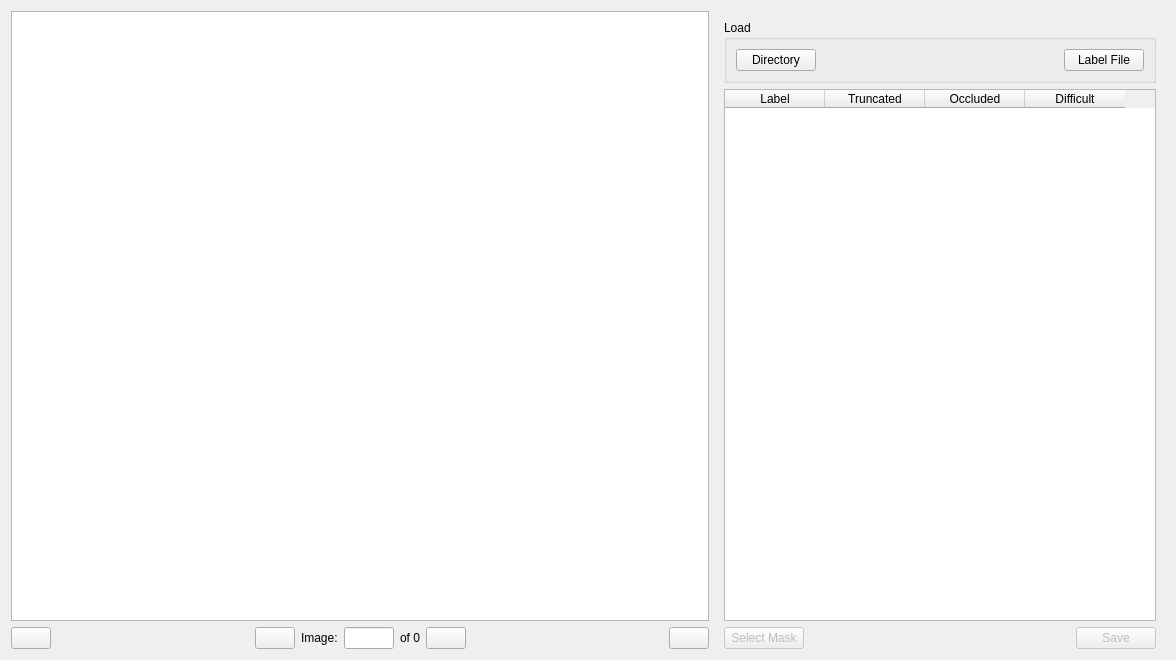
<?xml version="1.0" encoding="UTF-8"?>
<ui version="4.0">
 <class>LabelWidget</class>
 <widget class="QWidget" name="LabelWidget">
  <property name="geometry">
   <rect>
    <x>0</x>
    <y>0</y>
    <width>1176</width>
    <height>660</height>
   </rect>
  </property>
  <property name="minimumSize">
   <size>
    <width>600</width>
    <height>0</height>
   </size>
  </property>
  <property name="windowTitle">
   <string>Widget</string>
  </property>
  <layout class="QGridLayout" name="gridLayout_2">
   <item row="0" column="0">
    <widget class="LabelGraphicsView" name="graphicsView">
     <property name="minimumSize">
      <size>
       <width>0</width>
       <height>0</height>
      </size>
     </property>
    </widget>
   </item>
   <item row="0" column="1" rowspan="2">
    <widget class="QFrame" name="frame_2">
     <property name="minimumSize">
      <size>
       <width>450</width>
       <height>0</height>
      </size>
     </property>
     <property name="maximumSize">
      <size>
       <width>300</width>
       <height>16777215</height>
      </size>
     </property>
     <property name="styleSheet">
      <string notr="true"/>
     </property>
     <property name="frameShape">
      <enum>QFrame::NoFrame</enum>
     </property>
     <property name="frameShadow">
      <enum>QFrame::Plain</enum>
     </property>
     <layout class="QVBoxLayout" name="verticalLayout">
      <property name="bottomMargin">
       <number>0</number>
      </property>
      <item>
       <widget class="QGroupBox" name="groupBox">
        <property name="autoFillBackground">
         <bool>false</bool>
        </property>
        <property name="styleSheet">
         <string notr="true"/>
        </property>
        <property name="title">
         <string>Load</string>
        </property>
        <property name="checkable">
         <bool>false</bool>
        </property>
        <layout class="QGridLayout" name="gridLayout_3">
         <item row="0" column="0">
          <widget class="QPushButton" name="pushButtonDirectory">
           <property name="text">
            <string>Directory</string>
           </property>
          </widget>
         </item>
         <item row="0" column="1">
          <spacer name="horizontalSpacer_3">
           <property name="orientation">
            <enum>Qt::Horizontal</enum>
           </property>
           <property name="sizeHint" stdset="0">
            <size>
             <width>87</width>
             <height>20</height>
            </size>
           </property>
          </spacer>
         </item>
         <item row="0" column="2">
          <widget class="QPushButton" name="pushButtonLabelFile">
           <property name="text">
            <string>Label File</string>
           </property>
          </widget>
         </item>
        </layout>
       </widget>
      </item>
      <item>
       <widget class="QTableWidget" name="tableWidgetLabels">
        <column>
         <property name="text">
          <string>Label</string>
         </property>
        </column>
        <column>
         <property name="text">
          <string>Truncated</string>
         </property>
        </column>
        <column>
         <property name="text">
          <string>Occluded</string>
         </property>
        </column>
        <column>
         <property name="text">
          <string>Difficult</string>
         </property>
        </column>
       </widget>
      </item>
      <item>
       <layout class="QHBoxLayout" name="horizontalLayout">
        <item>
         <widget class="QPushButton" name="pushButtonSelectMask">
          <property name="enabled">
           <bool>false</bool>
          </property>
          <property name="text">
           <string>Select Mask</string>
          </property>
         </widget>
        </item>
        <item>
         <spacer name="horizontalSpacer_4">
          <property name="orientation">
           <enum>Qt::Horizontal</enum>
          </property>
          <property name="sizeHint" stdset="0">
           <size>
            <width>40</width>
            <height>20</height>
           </size>
          </property>
         </spacer>
        </item>
        <item>
         <widget class="QPushButton" name="pushButtonSave">
          <property name="enabled">
           <bool>false</bool>
          </property>
          <property name="text">
           <string>Save</string>
          </property>
         </widget>
        </item>
       </layout>
      </item>
     </layout>
    </widget>
   </item>
   <item row="1" column="0">
    <layout class="QHBoxLayout" name="horizontalLayout_2">
     <item>
      <widget class="QPushButton" name="pushButtonPrevious">
       <property name="maximumSize">
        <size>
         <width>50</width>
         <height>16777215</height>
        </size>
       </property>
       <property name="toolTip">
        <string>Previous image</string>
       </property>
       <property name="text">
        <string/>
       </property>
       <property name="icon">
        <iconset>
         <normaloff>icons/go-previous.png</normaloff>icons/go-previous.png</iconset>
       </property>
      </widget>
     </item>
     <item>
      <spacer name="horizontalSpacer">
       <property name="orientation">
        <enum>Qt::Horizontal</enum>
       </property>
       <property name="sizeHint" stdset="0">
        <size>
         <width>40</width>
         <height>20</height>
        </size>
       </property>
      </spacer>
     </item>
     <item>
      <widget class="QPushButton" name="pushButtonAnnotatedPrevious">
       <property name="toolTip">
        <string>Previous Annotated Image</string>
       </property>
       <property name="text">
        <string/>
       </property>
       <property name="icon">
        <iconset>
         <normaloff>icons/go-first.png</normaloff>icons/go-first.png</iconset>
       </property>
      </widget>
     </item>
     <item>
      <widget class="QLabel" name="label_4">
       <property name="text">
        <string>Image:</string>
       </property>
      </widget>
     </item>
     <item>
      <widget class="QLineEdit" name="lineEditCurrentImage">
       <property name="maximumSize">
        <size>
         <width>50</width>
         <height>16777215</height>
        </size>
       </property>
      </widget>
     </item>
     <item>
      <widget class="QLabel" name="labelImages">
       <property name="text">
        <string>of 0</string>
       </property>
      </widget>
     </item>
     <item>
      <widget class="QPushButton" name="pushButtonAnnotatedNext">
       <property name="toolTip">
        <string>Next Annotated Image</string>
       </property>
       <property name="text">
        <string/>
       </property>
       <property name="icon">
        <iconset>
         <normaloff>icons/go-last.png</normaloff>icons/go-last.png</iconset>
       </property>
      </widget>
     </item>
     <item>
      <spacer name="horizontalSpacer_2">
       <property name="orientation">
        <enum>Qt::Horizontal</enum>
       </property>
       <property name="sizeHint" stdset="0">
        <size>
         <width>40</width>
         <height>20</height>
        </size>
       </property>
      </spacer>
     </item>
     <item>
      <widget class="QPushButton" name="pushButtonNext">
       <property name="maximumSize">
        <size>
         <width>50</width>
         <height>16777215</height>
        </size>
       </property>
       <property name="toolTip">
        <string>Next image</string>
       </property>
       <property name="text">
        <string/>
       </property>
       <property name="icon">
        <iconset>
         <normaloff>icons/go-next.png</normaloff>icons/go-next.png</iconset>
       </property>
      </widget>
     </item>
    </layout>
   </item>
  </layout>
 </widget>
 <customwidgets>
  <customwidget>
   <class>LabelGraphicsView</class>
   <extends>QGraphicsView</extends>
   <header location="global">label_graphicsview</header>
  </customwidget>
 </customwidgets>
 <resources/>
 <connections/>
</ui>
